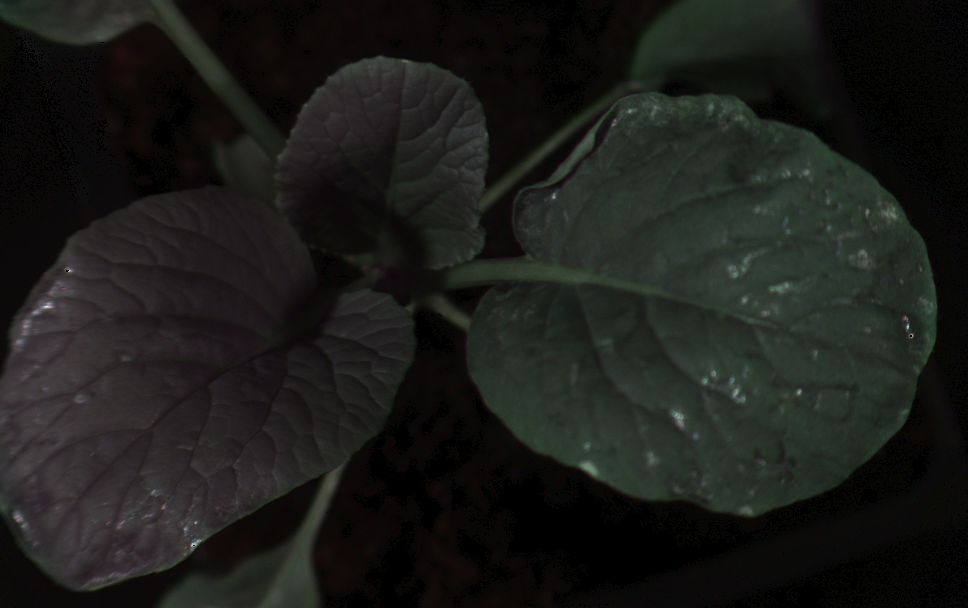
#> input picture data/CHOYSUM/HL/DAY_1/D1_HL_C_P1_ref_3band.png, 968 x 608 px; its folder holds only this picture in this run
$ python 01_baseline_bands.py
#> lines starting #> are read from the running program, lines starting #| are printed output that depends on the picture; after the words box and inside, x2 and y2 are one past the last pixel; in counts of white or black regions, pixels touching at a corner belong together
#> pass 2 of the loop in load, `for p in sorted((DATA_ROOT / crop).glob("*/*/*.png")):`:
### stress/data.py
"""Loading and labelling the three-band plant images.

File names look like ``D2_HL_C_P3_ref_3band.png`` or ``HRS_4_WL_C_P1_ref_3band.png``:
time point, light condition, C, plant number. The background is already masked to black.
"""
from __future__ import annotations

import re
from dataclasses import dataclass
from pathlib import Path

import numpy as np
from PIL import Image
from scipy import ndimage

DATA_ROOT = Path(__file__).resolve().parents[1] / "data"

LIGHTS = ["HL", "LL", "WL"]                      # high, low, white light
HOURS = {"HRS_4": 4, "D1": 24, "D2": 48, "D3": 72}

_NAME = re.compile(r"^(HRS_4|D\d)_(HL|LL|WL)_C_P(\d)_ref_3band\.png$")


@dataclass
class Sample:
    path: Path
    crop: str
    light: str
    hours: int
    plant: int

    @property
    def session(self) -> str:
        """One imaging session = one light condition at one time point."""
        return f"{self.light}_{self.hours}h"

    def image(self) -> np.ndarray:
        """H x W x 3 float array, 0-255."""
        return np.asarray(Image.open(self.path).convert("RGB"), dtype=np.float32)

    def mask(self, min_size: int = 200) -> np.ndarray:
        """Plant pixels: non-black, with isolated speckle removed."""
#> called with min_size = 200
        img = self.image()
        m = img.sum(-1) > 0
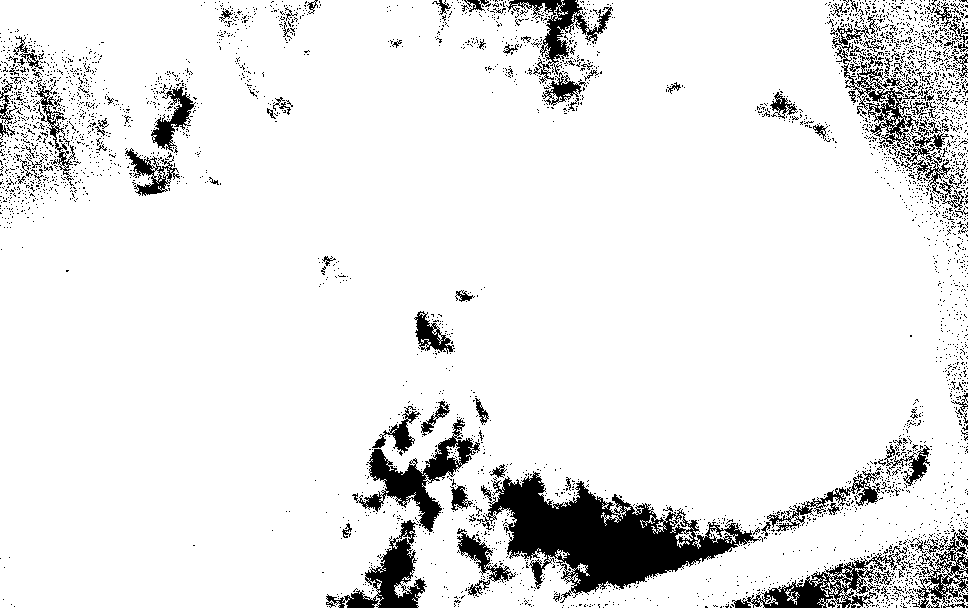
#> m: shape (608, 968) bool; 91% white; 3757 black regions (3628 under 20 px), largest, box (x1, y1, x2, y2) and area: (477, 471, 761, 603) 14503, (352, 418, 480, 532) 3719, (732, 553, 897, 608) 2955
        m = ndimage.binary_opening(m, iterations=2)
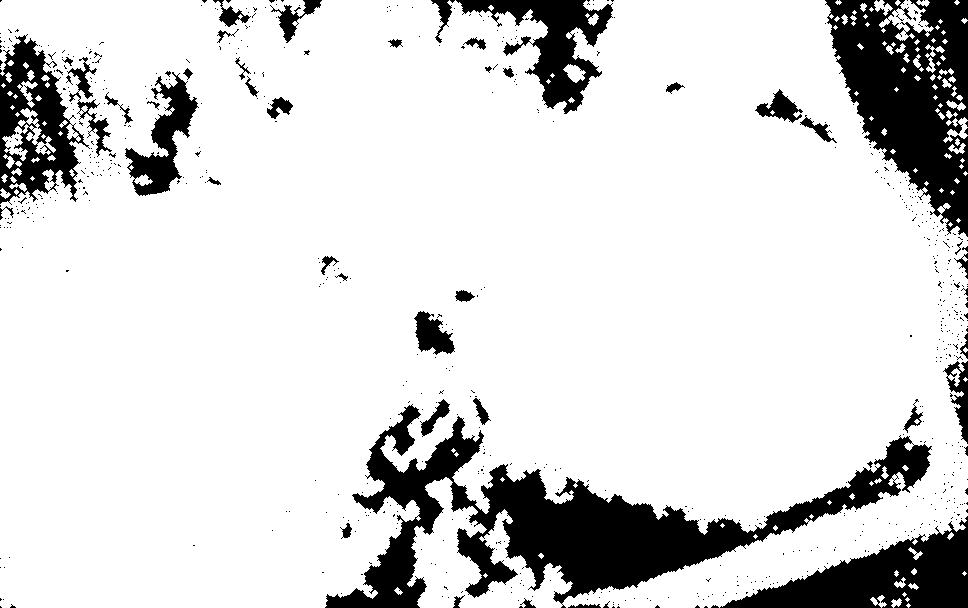
#> m: shape (608, 968) bool; 84.6% white; 687 black regions (642 under 20 px), largest, box (x1, y1, x2, y2) and area: (325, 404, 932, 608) 34350, (825, 0, 968, 237) 19107, (720, 516, 968, 608) 10523
        labels, n = ndimage.label(m)
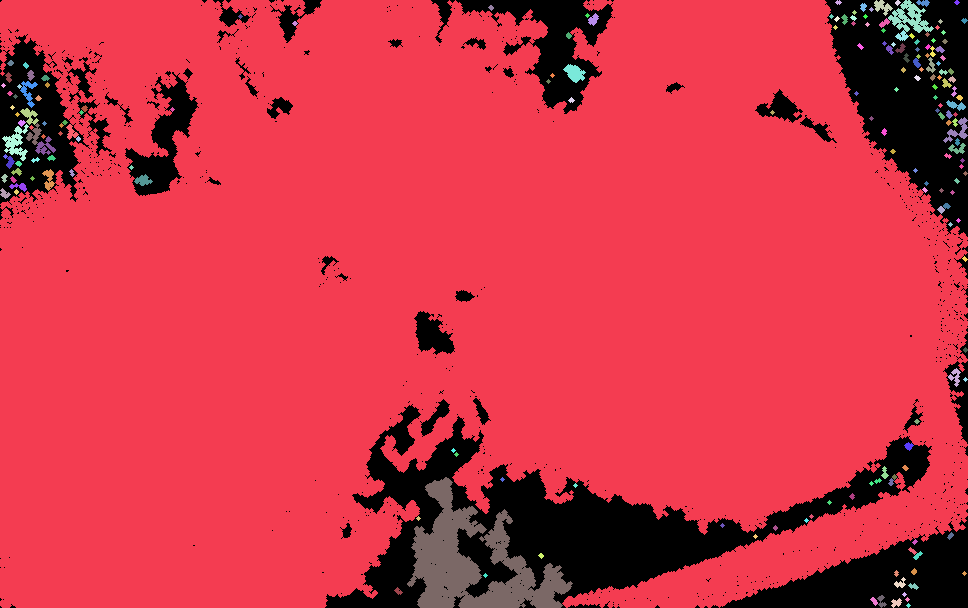
#> labels: shape (608, 968) int32; 190 distinct labels, from 0 to 189; one colour per label, 0 black
#> n = 189
        if n:
            sizes = ndimage.sum(m, labels, range(1, n + 1))
#> sizes = 189 values, max 481849 at index 0, min 13 at index 9, mean 2635.6
            keep = np.isin(labels, np.flatnonzero(sizes >= min_size) + 1)
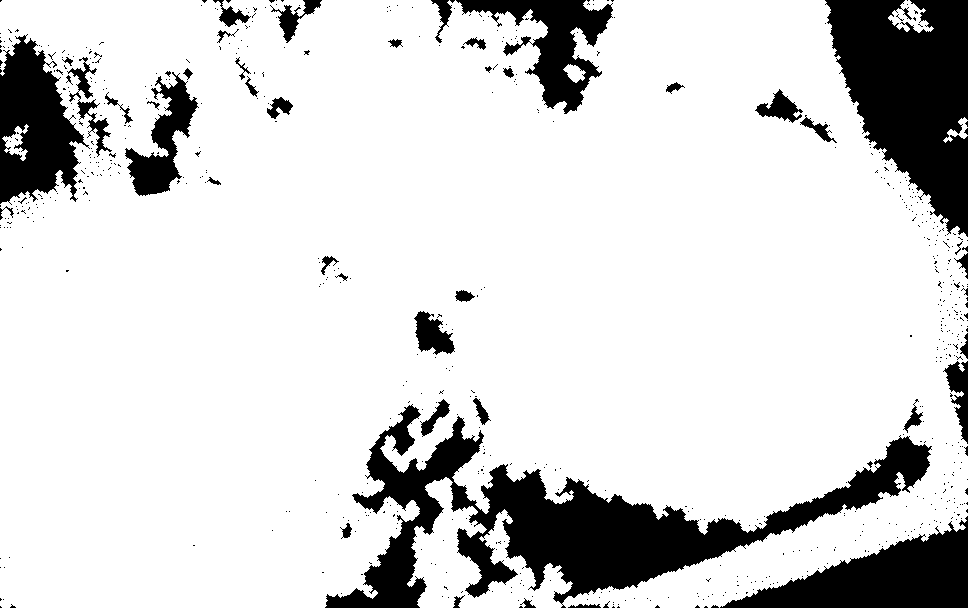
#> keep: shape (608, 968) bool; 83.7% white; 681 black regions (636 under 20 px), largest, box (x1, y1, x2, y2) and area: (325, 404, 932, 608) 34800, (825, 0, 968, 237) 21366, (720, 516, 968, 608) 11008
            m = keep
        return m


def load(crop: str = "CHOYSUM") -> list[Sample]:
    samples = []
    for p in sorted((DATA_ROOT / crop).glob("*/*/*.png")):
        m = _NAME.match(p.name)
        if not m:
            raise ValueError(f"Unexpected file name: {p}")
        t, light, plant = m.groups()
        samples.append(Sample(p, crop, light, HOURS[t], int(plant)))
    return samples

### stress/evaluate.py
"""Leave-one-plant-out evaluation shared by all experiments."""
from __future__ import annotations

import numpy as np
from sklearn.metrics import accuracy_score, confusion_matrix, mean_absolute_error

from .data import HOURS, LIGHTS


def leave_one_plant_out(plants: np.ndarray):
    """Yield (name, train_idx, test_idx), holding out one plant number at a time."""
    for p in np.unique(plants):
        yield f"P{p}", np.flatnonzero(plants != p), np.flatnonzero(plants == p)


# [23 lines left out: functions summarise, hours_metrics, not called in this run]

### scripts/01_baseline_bands.py
"""Baseline: average the three bands over each plant (no spatial information) and classify.

This mirrors the Raman / averaged-spectrum analysis: if the plant-average signal already separates
the light conditions and time points, the bands carry the information on their own.

Two evaluation schemes:
  * leave-one-plant-out (LOPO): the main test.
  * leave-one-time-point-out (LOTO) for light condition: every image of one time point is held out,
    so each test image comes from an imaging session the model never saw. If accuracy collapses here,
    the LOPO score is being driven by session-level differences (brightness, scaling) rather than
    by a light-stress signature that holds across time.
"""
from __future__ import annotations

import json
import sys
from pathlib import Path

import numpy as np
from sklearn.cross_decomposition import PLSRegression
from sklearn.pipeline import make_pipeline
from sklearn.preprocessing import StandardScaler
from sklearn.svm import SVC, SVR

sys.path.insert(0, str(Path(__file__).resolve().parents[1]))
from stress.data import LIGHTS, load  # noqa: E402
from stress.evaluate import hours_metrics, leave_one_plant_out, summarise  # noqa: E402

RESULTS = Path(__file__).resolve().parents[1] / "results"


def band_features(samples, kind: str) -> np.ndarray:
    rows = []
    for s in samples:
        px = s.image()[s.mask()]
        if kind == "raw":           # absolute band values: mean and spread
            rows.append(np.r_[px.mean(0), px.std(0)])
        elif kind == "chromatic":   # each band as a fraction of the total: removes overall brightness
            chrom = px / np.clip(px.sum(1, keepdims=True), 1, None)
            rows.append(np.r_[chrom.mean(0), chrom.std(0)])
#> pass 2 of the loop in band_features, `for s in samples:`:
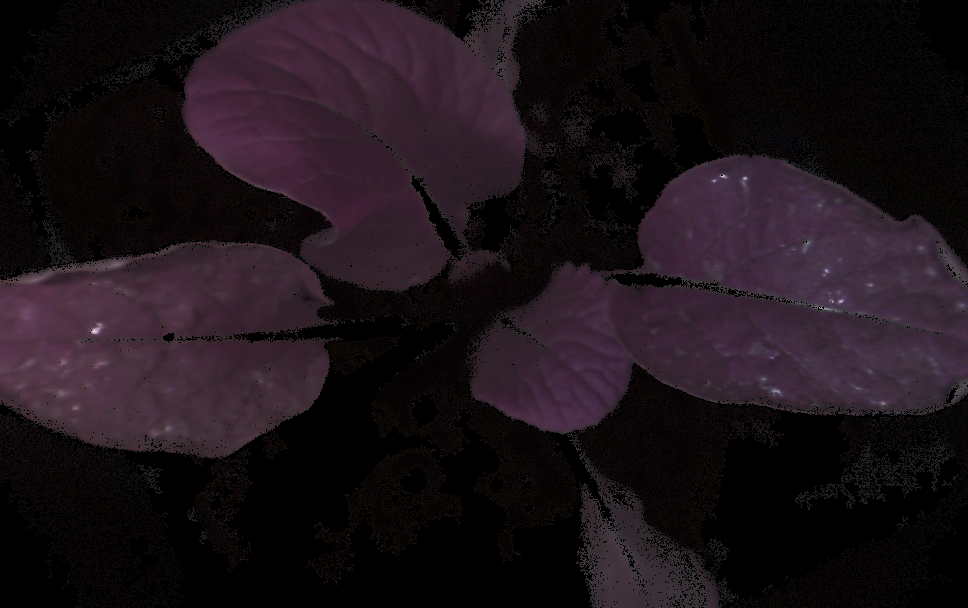
#> input picture data/CHOYSUM/HL/DAY_2/D2_HL_C_P1_ref_3band.png, 968 x 608 px
#> in mask (call 2), `labels, n = ndimage.label(m)`:
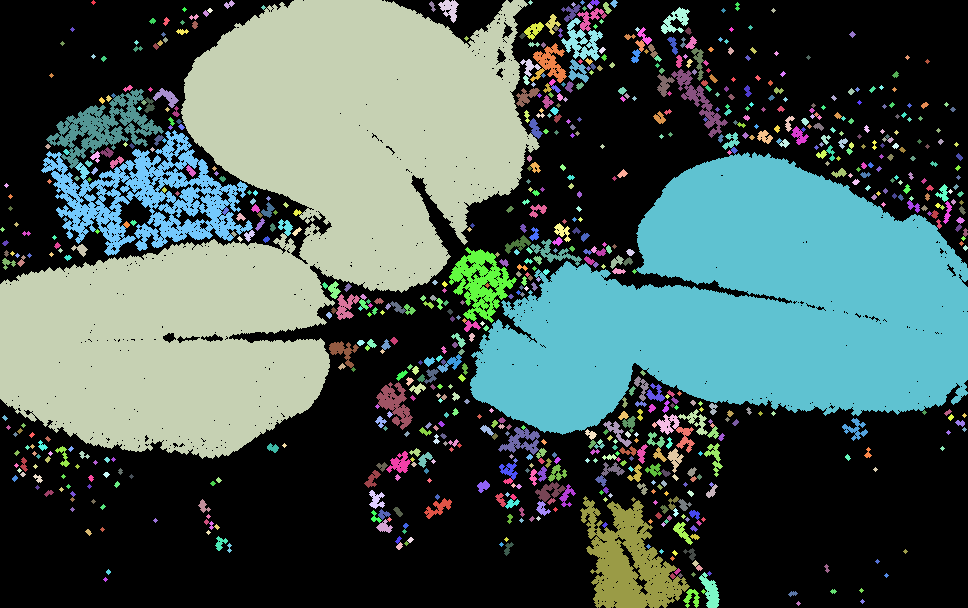
#> labels: shape (608, 968) int32; 813 distinct labels, from 0 to 812; one colour per label, 0 black
#> n = 812
#> sizes = 812 values, max 125953 at index 2, min 13 at index 0, mean 333.4
#> in mask (call 2), `keep = np.isin(labels, np.flatnonzero(sizes >= min_size) + 1)`:
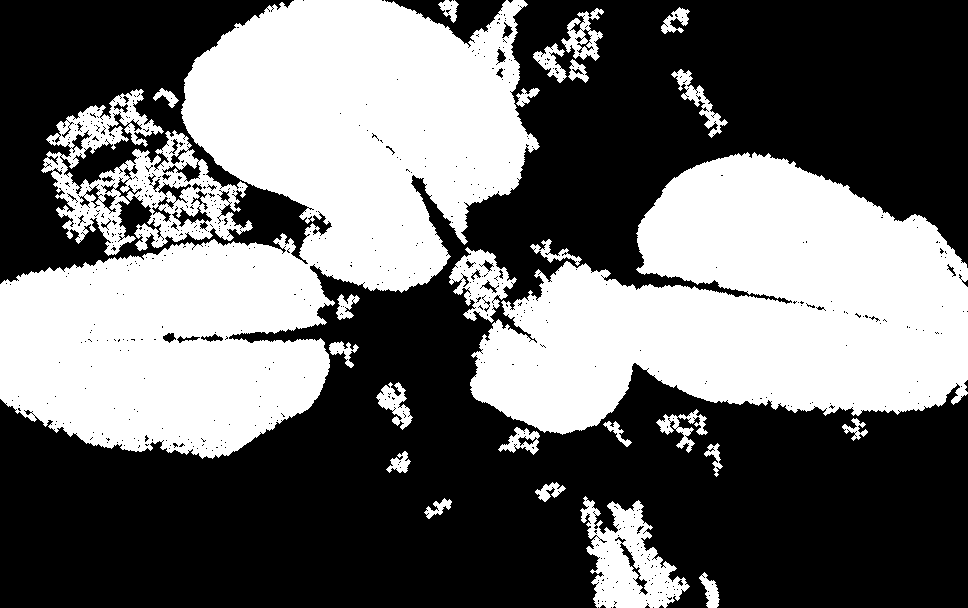
#> keep: shape (608, 968) bool; 41.8% white; 26 white regions, largest, box (x1, y1, x2, y2) and area: (0, 0, 540, 459) 125953, (470, 152, 968, 435) 89472, (41, 89, 253, 256) 13113
    return np.array(rows)


class PLSDA:
    """PLS-DA: PLS regression onto one-hot class labels, predict the largest output."""

    def __init__(self, n_components=2):
        self.pls = make_pipeline(StandardScaler(), PLSRegression(n_components=n_components))

    def fit(self, X, y):
        self.classes_ = np.array(LIGHTS)
        self.pls.fit(X, (y[:, None] == self.classes_[None]).astype(float))
        return self

    def predict(self, X):
        return self.classes_[self.pls.predict(X).argmax(1)]


MODELS = {
    "PLS-DA": lambda: PLSDA(2),
    "SVM": lambda: make_pipeline(StandardScaler(), SVC(kernel="rbf", C=10, gamma="scale")),
}
REGRESSORS = {
    "PLSR": lambda: make_pipeline(StandardScaler(), PLSRegression(n_components=2)),
    "SVR": lambda: make_pipeline(StandardScaler(), SVR(C=100, epsilon=4)),
}


def run(features: str) -> dict:
    samples = load()
    X = band_features(samples, features)
#> X = [[31.46, 32.84, 29.76, 16.68, 19.6, 17.77], [56.88, 37.79, 51.12, 18.22, 13.37, 18.17]]
    light = np.array([s.light for s in samples])
    hours = np.array([s.hours for s in samples])
#> hours = [24, 48]
    plants = np.array([s.plant for s in samples])
#> plants = [1, 1]
    sessions = np.array([s.session for s in samples])
    out = {}

    for name, make in MODELS.items():
        pred = np.empty_like(light)
        for _, tr, te in leave_one_plant_out(plants):
            pred[te] = make().fit(X[tr], light[tr]).predict(X[te])
        out[f"light/{name}/LOPO"] = summarise(light, pred, hours, None)

        pred = np.empty_like(light)
        for h in np.unique(hours):
            tr, te = np.flatnonzero(hours != h), np.flatnonzero(hours == h)
            pred[te] = make().fit(X[tr], light[tr]).predict(X[te])
        out[f"light/{name}/leave-one-time-point-out"] = summarise(light, pred, hours, None)
#> after the loop, out = 0 items

    # Can the plant average identify the imaging session? (12 sessions, 3 plants each.)
    pred = np.empty_like(sessions)
    for _, tr, te in leave_one_plant_out(plants):
        clf = make_pipeline(StandardScaler(), SVC(kernel="rbf", C=10)).fit(X[tr], sessions[tr])
        pred[te] = clf.predict(X[te])
    out["session_identification_accuracy_LOPO"] = float((pred == sessions).mean())

    for name, make in REGRESSORS.items():
        pred = np.zeros(len(hours), dtype=float)
        for _, tr, te in leave_one_plant_out(plants):
            pred[te] = np.ravel(make().fit(X[tr], hours[tr]).predict(X[te]))
        out[f"hours/{name}/LOPO"] = hours_metrics(hours, pred)
    return out


if __name__ == "__main__":
    RESULTS.mkdir(exist_ok=True)
#> (the run stopped early here; a loop or call above may not have finished)
